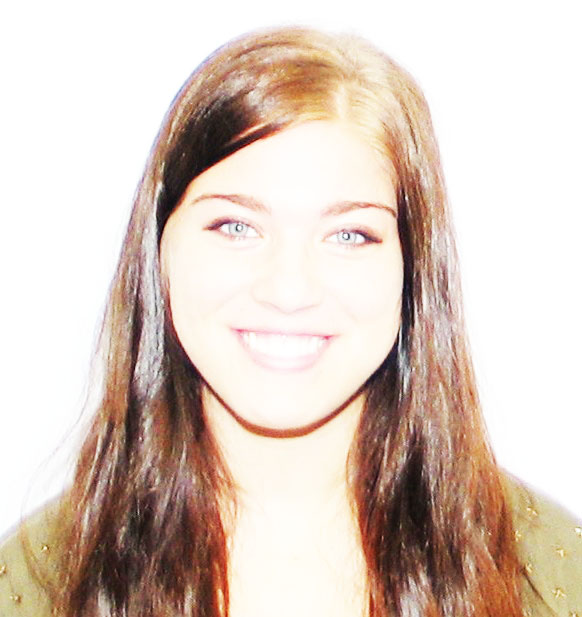
#> input picture P02-TrafficSign/additional_insights/contrast.jpg, 582 x 617 px
$ python postprocess.py
#> lines starting #> are read from the running program, lines starting #| are printed output that depends on the picture
import cv2
import numpy as np
from matplotlib import pyplot as plt

img = cv2.imread('contrast.jpg')
#> img is the input picture: shape (617, 582, 3); mean B, G, R 191.6, 202.2, 218.4
img = cv2.cvtColor(img, cv2.COLOR_RGB2GRAY)
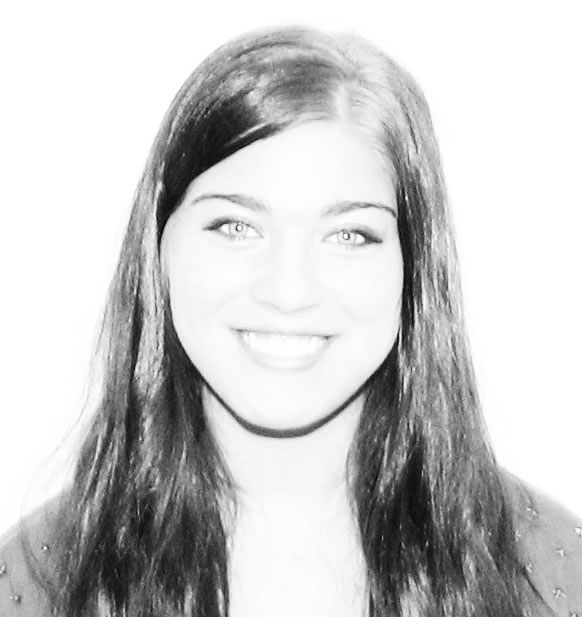
#> img: shape (617, 582); min 3, max 255, mean 200.9

hist,bins = np.histogram(img.flatten(),256,[0,256])
#> hist = 256 values, max 121712 at index 255, min 0 at index 0, mean 1402.7; bins = 257 values from 0 to 256

cdf = hist.cumsum()
#> cdf = 256 values from 0 to 359094
cdf_normalized = cdf * hist.max()/ cdf.max()
#> cdf_normalized = 256 values from 0 to 121712

plt.figure()
plt.plot(cdf_normalized, color = 'b')
plt.hist(img.flatten(),256,[0,256], color = 'r')
plt.xlim([0,256])
plt.legend(('cdf','histogram'), loc = 'upper left')

cdf_m = np.ma.masked_equal(cdf,0)
cdf_m = (cdf_m - cdf_m.min())*255/(cdf_m.max()-cdf_m.min())
cdf = np.ma.filled(cdf_m,0).astype('uint8')
#> cdf = 256 values from 0 to 255

img2 = cdf[img]
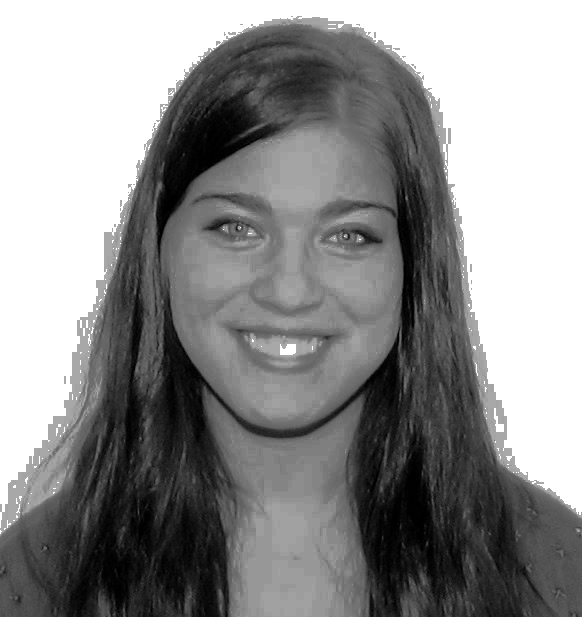
#> img2: shape (617, 582); min 0, max 255, mean 142.4

hist2,bins2 = np.histogram(img2.flatten(),256,[0,256])
#> hist2 = 256 values, max 121712 at index 255, min 0 at index 113, mean 1402.7; bins2 = 257 values from 0 to 256

cdf2 = hist2.cumsum()
#> cdf2 = 256 values from 1221 to 359094
cdf_normalized2 = cdf2 * hist2.max()/ cdf2.max()
#> cdf_normalized2 = 256 values from 413.8 to 121712

plt.figure()
plt.plot(cdf_normalized2, color = 'b')
plt.hist(img2.flatten(),256,[0,256], color = 'r')
plt.xlim([0,256])
plt.legend(('cdf','histogram'), loc = 'upper left')

res = np.hstack((img,img2))
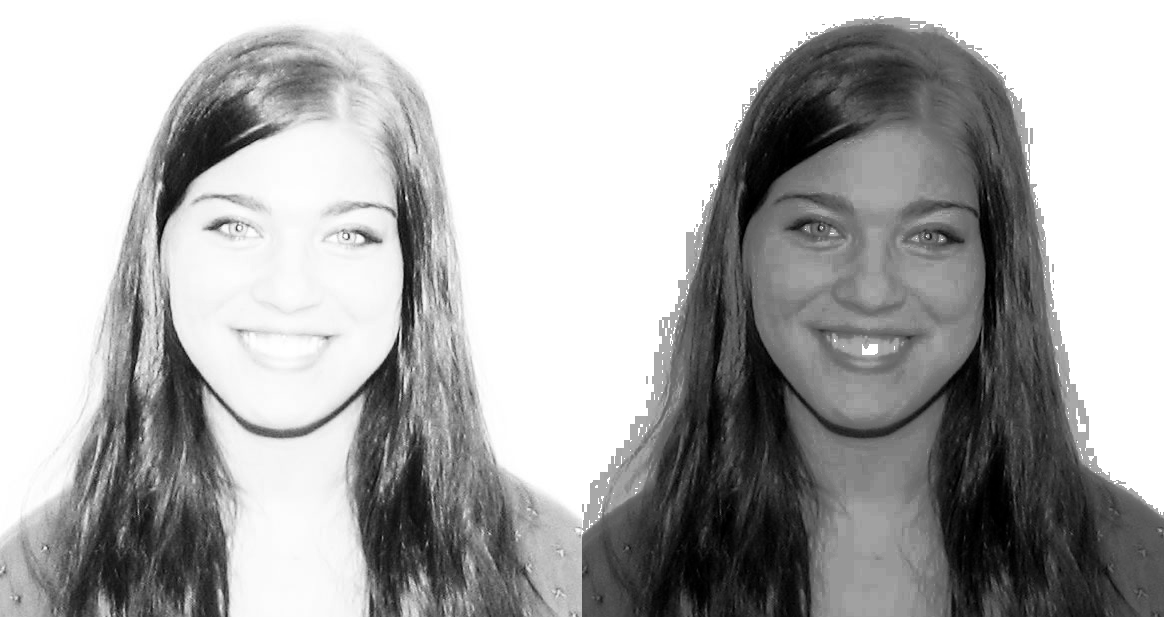
#> res: shape (617, 1164); min 0, max 255, mean 171.6
plt.figure()
plt.imshow(res, cmap='gray')

equ = cv2.equalizeHist(img)
plt.figure()
plt.imshow(equ, cmap='gray')

# create a CLAHE object (Arguments are optional).
clahe = cv2.createCLAHE(clipLimit=2.0, tileGridSize=(20,20))
cl1 = clahe.apply(img)
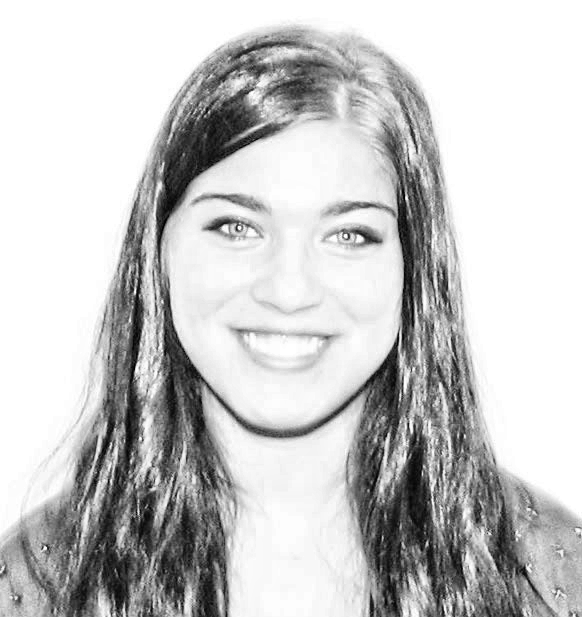
#> cl1: shape (617, 582); min 2, max 255, mean 199.1
res2 = np.hstack((img,cl1))
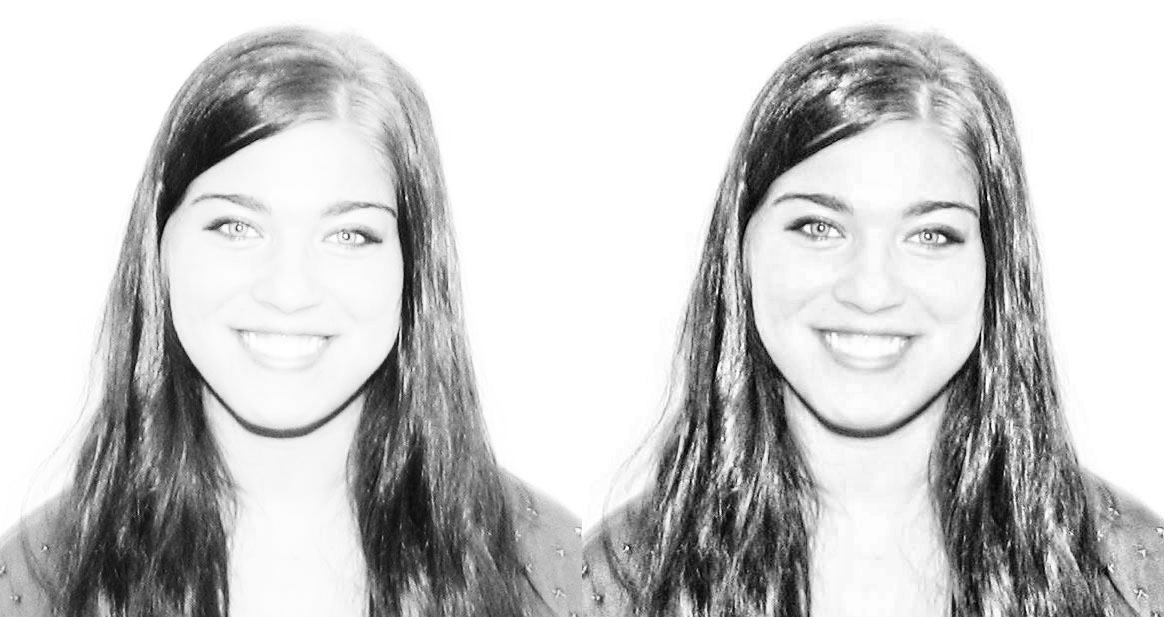
#> res2: shape (617, 1164); min 2, max 255, mean 200

plt.figure()
plt.imshow(res2, cmap='gray')

plt.show()
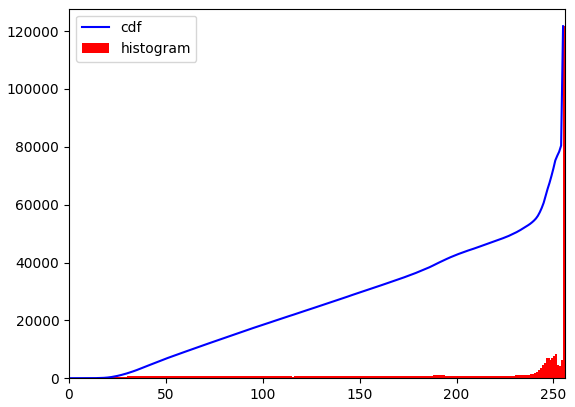
#> figure drawn by matplotlib, 1 panel; tallest bar 121712 high, from x = 255 to 256; curve peaks at x = 255, y = 121712
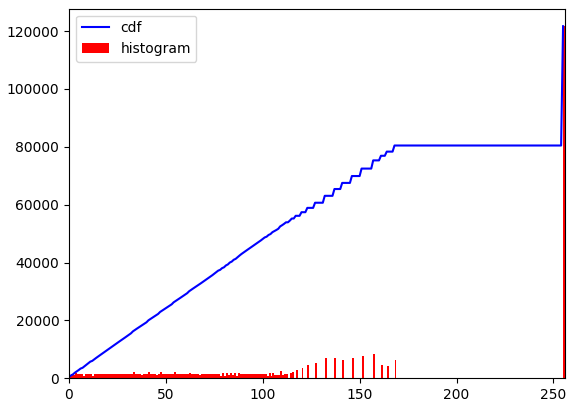
#> figure drawn by matplotlib, 1 panel; tallest bar 121712 high, from x = 255 to 256; curve peaks at x = 255, y = 121712
